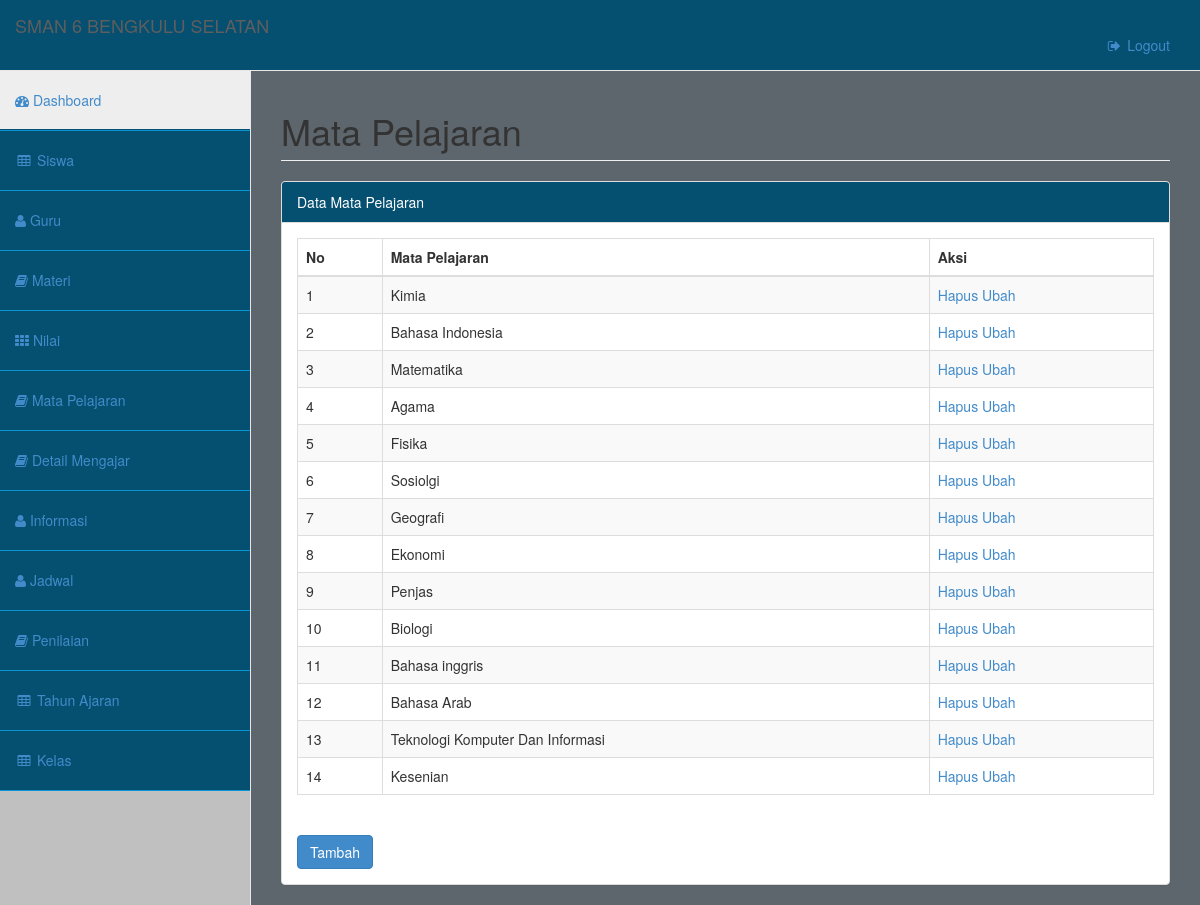
The page /admin/index.php?halaman=mata_pelajaran (signed in) on the database its author committed.
### tables this page shows
CREATE TABLE IF NOT EXISTS `matpel` (
  `id_matpel` int(11) NOT NULL AUTO_INCREMENT,
  `nama_matpel` varchar(225) NOT NULL,
  `id_guru` int(11) NOT NULL,
  PRIMARY KEY (`id_matpel`)
);

### config/koneksi.php (called while the page is built, shortened)
<?php
class matpel{
	function tampilmatpel(){
		$matpel=mysql_query("SELECT * FROM matpel");
		while($p=mysql_fetch_array($matpel))
			$data[]=$p;
		return $data;
	}
}
?>

### admin/mata_pelajaran.php (the view, shortened to what this page needs)
<?php
if(isset($_GET['bagian'])) {
	if($_GET['bagian']=='tambah') { ?>
	<div id="page-wrapper">
            <div class="row">
                <div class="col-lg-12">
                    <h1 class="page-header">Mata Pelajaran</h1>
                </div>
            </div>
            <div class="row">
                <div class="col-lg-12">
                    <div class="panel panel-default">
                        <div class="panel-heading">
                            Tambah Data Matpel
                        </div>
                        <div class="panel-body">
                            <div class="table-responsive">
                      <form class="form-horizontal style-form" method="POST" enctype="multipart/form-data">
                          <div class="form-group">
                              <label class="col-sm-2 col-sm-2">Mata Pelajaran :</label>
                              <div class="col-sm-10">
                                  <input type="text" name="nama_matpel" class="form-control">
                              </div>
                          </div>
                          <input type="submit" name="simpanmatpel" value="Simpan">
                          <?php
            							if(isset ($_POST['simpanmatpel'])) {
            							$matpel->simpanmatpel($_POST['nama_matpel']);
            							echo"<script>alert('data tersimpan'); window.location='index.php?halaman=mata_pelajaran';</script>";
            							 }
            						  ?>
                       </form>
                  </div>
          		</div>
          	</div>
		</div>
	</div>
</div>
	<?php }elseif ($_GET['bagian']=='ubah') { ?>
	<div id="page-wrapper">
            <div class="row">
                <div class="col-lg-12">
                    <h1 class="page-header">Mata Pelajaran</h1>
                </div>
            </div>
            <div class="row">
                <div class="col-lg-12">
                    <div class="panel panel-default">
                        <div class="panel-heading">
                            Ubah Data Matpel
                        </div>
                        <div class="panel-body">
                            <div class="table-responsive">
                  	  <?php
          						$matapel = $matpel->ambilmatpel ($_GET['id_matpel']);
          						foreach ($matapel as $gurumatpel) {
          						?>
                      <form class="form-horizontal style-form" method="POST" enctype="multipart/form-data">
                          <div class="form-group">
                              <label class="col-sm-2 col-sm-2">Mata Pelajaran :</label>
                              <div class="col-sm-10">
                              <input type="text" name="nama_matpel" class="form-control" value="<?php echo $gurumatpel['nama_matpel']; ?>">
                              </div>
                          </div>
                          <input type="submit" name="ubahmatpel" value="Simpan">
                          <?php
            							if(isset($_POST['ubahmatpel'])){
            							$matpel->ubahmatpel($_POST['nama_matpel'],$_GET['id_matpel']);
            							echo"<script>alert('data terubah'); window.location='index.php?halaman=mata_pelajaran';</script>";
            							}
            					    	?>
                			 <?php }  ?>
                       </form>
                    </div>
          		</div>
          	</div>
		</div>
	</div>
</div>
<?php }
}else{ ?>
	<div id="page-wrapper">
            <div class="row">
                <div class="col-lg-12">
                    <h1 class="page-header">Mata Pelajaran</h1>
                </div>
            </div>
            <div class="row">
                <div class="col-lg-12">
                    <div class="panel panel-default">
                        <div class="panel-heading">
                            Data Mata Pelajaran
                        </div>
                        <div class="panel-body">
                            <div class="table-responsive">
                        	<table class="table table-striped table-bordered table-hover" id="dataTables-example">
				                <thead>
				                <tr>
				                	<th>No</th>
				                	<th>Mata Pelajaran</th>
				                	<th>Aksi</th>
				                </tr>
				                </thead>
				                <tbody>
						      	<?php
									$nomor= 1;
									$matapel= $matpel->tampilmatpel();
									foreach ($matapel as $gurumatpel) {
								?>
								<tr>
									<td> <?php echo $nomor; ?></td>
									<td> <?php echo $gurumatpel ['nama_matpel']; ?></td>
									<td><a href="index.php?halaman=mata_pelajaran&aksi=hapus&id_matpel=<?php echo $gurumatpel['id_matpel'] ?>">Hapus</a>
									<a href="index.php?halaman=mata_pelajaran&bagian=ubah&id_matpel=<?php echo $gurumatpel['id_matpel'] ?>">Ubah</a></td>
								</tr>
								<?php
								$nomor++;
								}?>
								</table>
	                </div><! --/content-panel -->
	                <br>
	                <a href="index.php?halaman=mata_pelajaran&bagian=tambah" class="btn btn-primary">Tambah</a>
	              </div>
			</div>
		</div>
	</div>
</div>
<?php }
?>

### admin/css/style.css (style rules this page uses)
.panel .panel-heading { background:#054F70; color:#fff; }

### admin/css/sb-admin-2.css (style rules this page uses)
body { background-color: #c0c0c0; }
#page-wrapper { padding: 0 15px; min-height: 568px; background-color: #5D666C; }
@media (min-width:768px) { #page-wrapper { position: inherit; margin: 0 0 0 250px; padding: 0 30px; border-left: 1px solid #e7e7e7; } }

### rows shown on the page
matpel: nama_matpel "Kimia"
matpel: nama_matpel "Bahasa Indonesia"
matpel: nama_matpel "Matematika"
matpel: nama_matpel "Agama"
matpel: nama_matpel "Fisika"
matpel: nama_matpel "Sosiolgi"
matpel: nama_matpel "Geografi"
matpel: nama_matpel "Ekonomi"
matpel: nama_matpel "Penjas"
matpel: nama_matpel "Biologi"
matpel: nama_matpel "Bahasa inggris"
matpel: nama_matpel "Bahasa Arab"
matpel: nama_matpel "Teknologi Komputer Dan Informasi"
matpel: nama_matpel "Kesenian"
